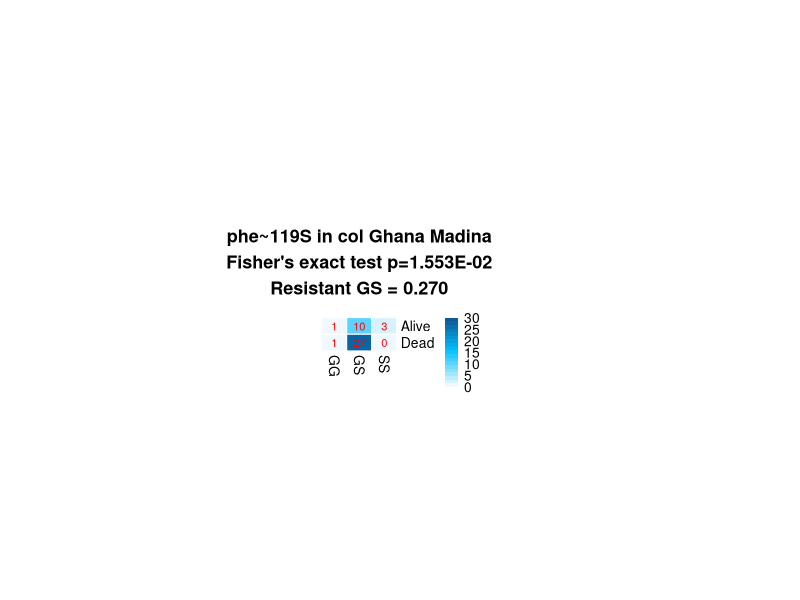
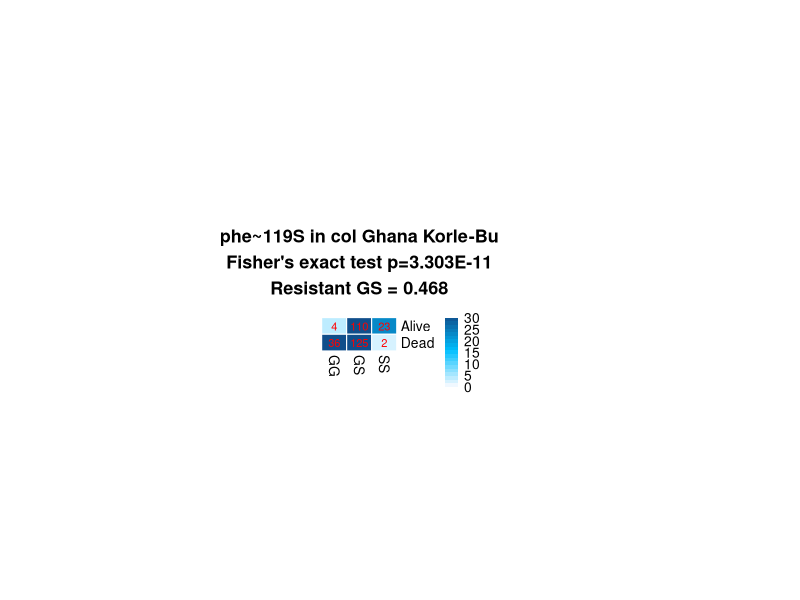
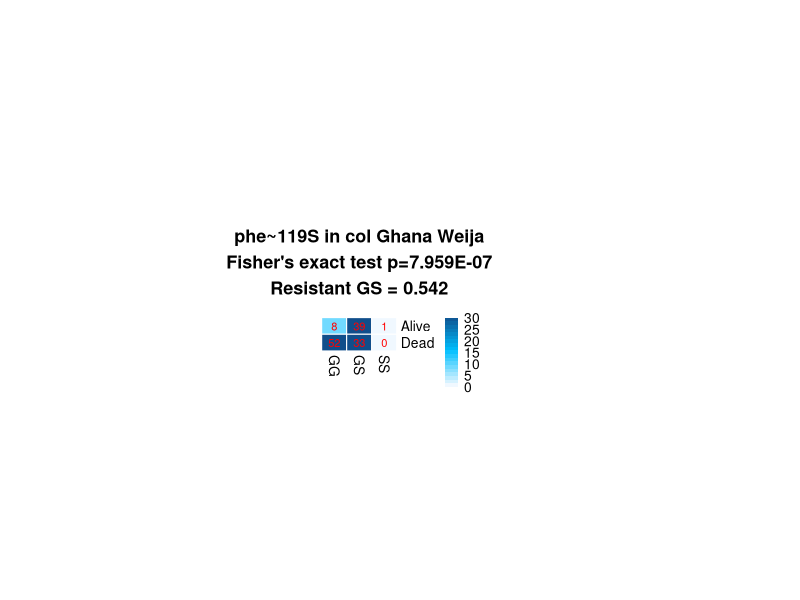
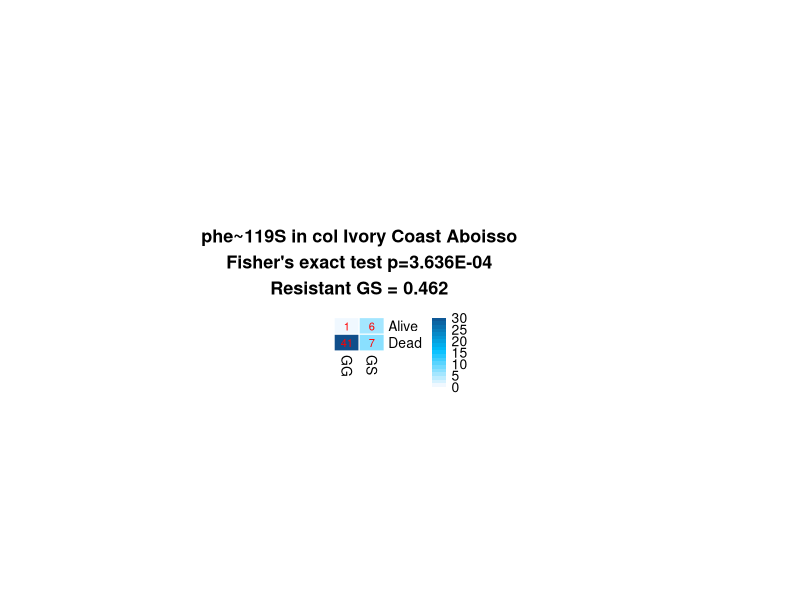
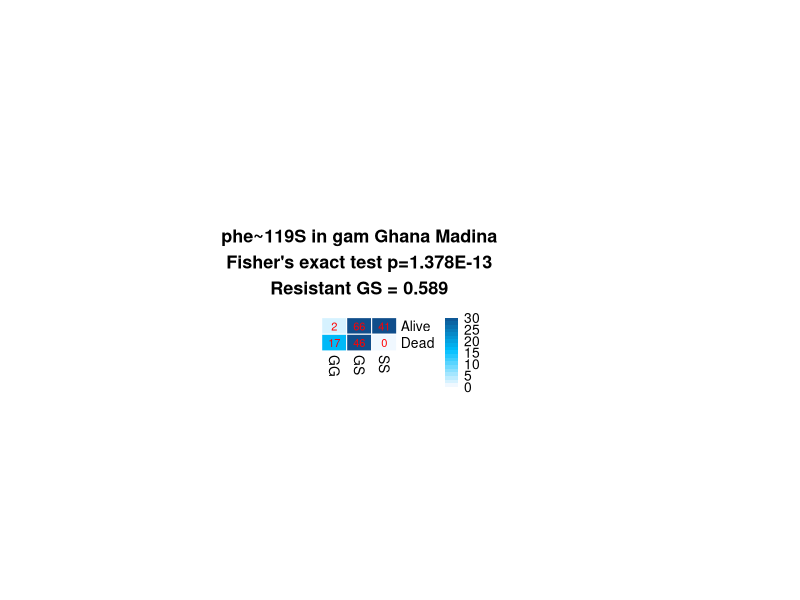
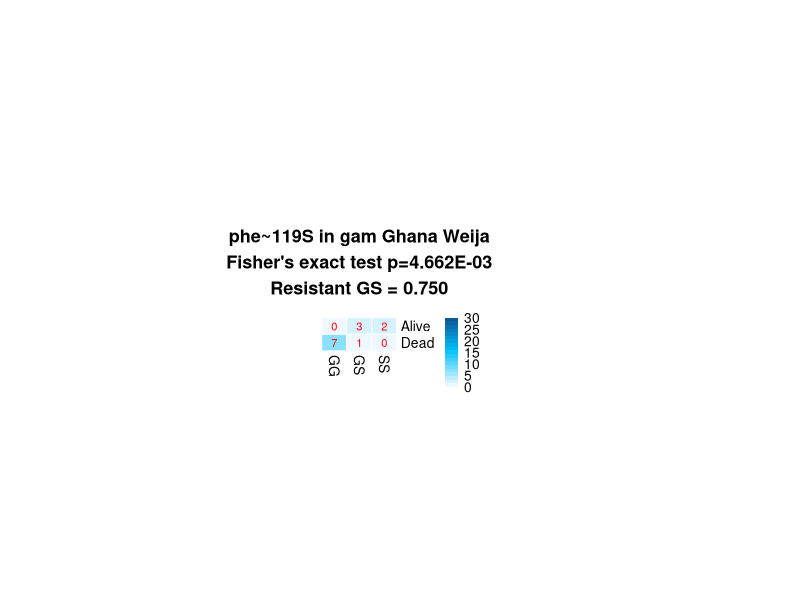
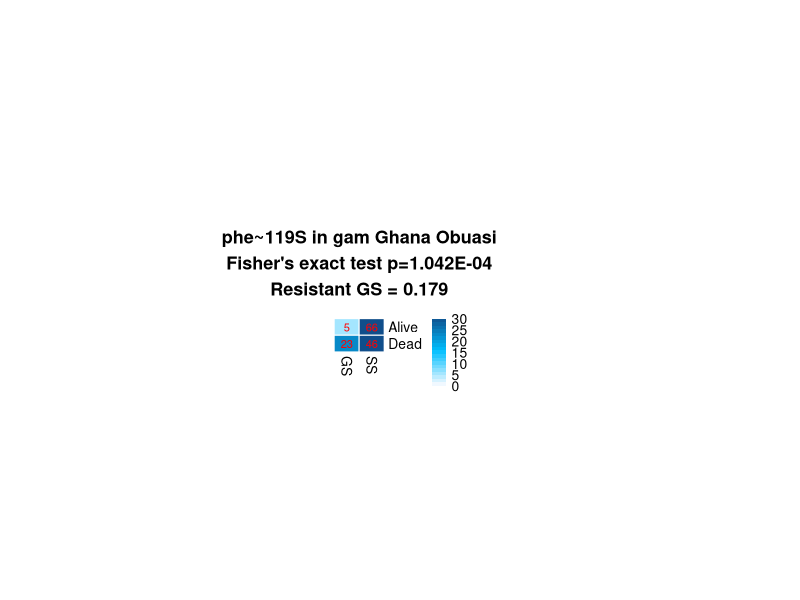
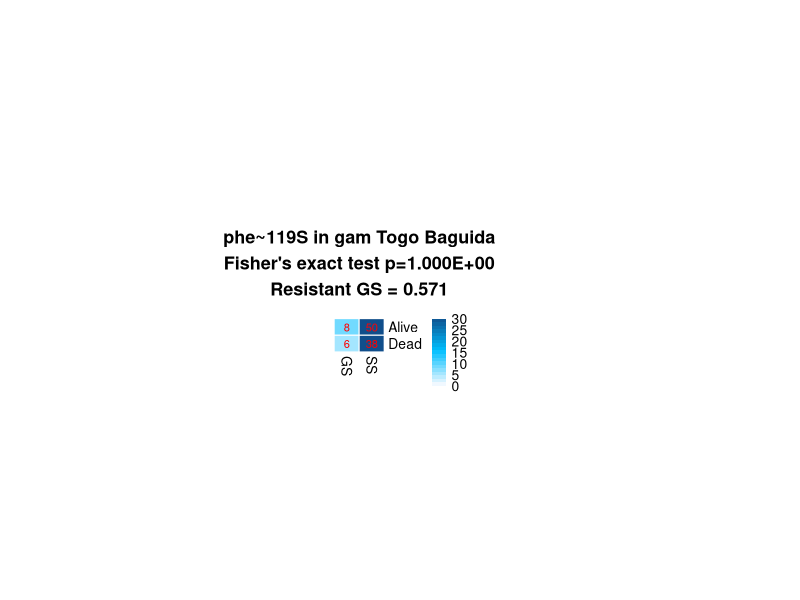

These figures' R source, in order:
### Define input ####

# libraries
library(gmodels)
library(pheatmap)


#### Genotype-phenotype associations: 119S ####

# input: genotyped/phenotyped samples from Biobank (D. Pipini)
dat = read.table("input_genotype-phenotype_2020-02-17.all_data.csv", header = T, sep="\t")
col.fun = colorRampPalette(interpolate="l",c("aliceblue","deepskyblue","dodgerblue4"))


# table genotype-phenotype associations: CNVs
pdf(file="FigY_phe-gty_119S.pdf",height=4,width=4)

# loop with all tests
for (spi in c("col","gam")) {
  for (loi in unique(dat$Location)) {
    dai = dat[dat$Location == loi & dat$Species == spi,]
    country = as.vector(unique(dai$Country))
    if (nrow(dai)>0 && sum(table(dai$phenotype)>1) > 1)  {
      tei = CrossTable(dai$phenotype, dai$Ace1_G119S, fisher=T, prop.r = F, prop.c = F, prop.t = F, expected = T, missing.include = T)
      pheatmap(tei$t, color = col.fun(20), breaks = seq(0,30,length.out = 20), 
               cellwidth = 18, cellheight = 12, na_col = "dodgerblue4",number_color = "red",
               border_color = "white", cluster_cols=F, cluster_rows=F,display_numbers = T,number_format = "%i",
               main=sprintf("phe~119S in %s %s %s\nFisher's exact test p=%.3E\nResistant GS = %.3f",
                            spi, country, loi, tei$fisher.ts$p.value, tei$prop.col[,"GS"]["Alive"]))
    }
  }
}

# add table with ALL col
tei = CrossTable(dat[dat$Species == "col",]$phenotype, dat[dat$Species == "col",]$Ace1_G119S, fisher=T, prop.r = F, prop.c = F, prop.t = F, expected = T, missing.include = T)
pheatmap(tei$t, color = col.fun(20), breaks = seq(0,200,length.out = 20), 
         cellwidth = 18, cellheight = 12, na_col = "dodgerblue4",number_color = "red",
         border_color = "white", cluster_cols=F, cluster_rows=F,display_numbers = T,number_format = "%i",
         main=sprintf("phe~119S in ALL col\nFisher's exact test p=%.3E\nResistant GS = %.3f\nResistant SS = %.3f",
                      tei$fisher.ts$p.value, tei$prop.col[,"GS"]["Alive"], tei$prop.col[,"SS"]["Alive"]))
# add table with ALL gam
tei = CrossTable(dat[dat$Species == "gam",]$phenotype, dat[dat$Species == "gam",]$Ace1_G119S, fisher=T, prop.r = F, prop.c = F, prop.t = F, expected = T, missing.include = T)
pheatmap(tei$t, color = col.fun(20), breaks = seq(0,200,length.out = 20), 
         cellwidth = 18, cellheight = 12, na_col = "dodgerblue4",number_color = "red",
         border_color = "white", cluster_cols=F, cluster_rows=F,display_numbers = T,number_format = "%i",
         main=sprintf("phe~119S in ALL gam\nFisher's exact test p=%.3E\nResistant GS = %.3f\nResistant SS = %.3f",
                      tei$fisher.ts$p.value, tei$prop.col[,"GS"]["Alive"], tei$prop.col[,"SS"]["Alive"]))

dev.off()



#### Plot frequency of each species in each location ####

pdf(file="FigY_populations.pdf",height=12,width=12)

tei = CrossTable(dat$Ace1_G119S, dat$Species, fisher=F, prop.r = F, prop.c = F, prop.t = F, expected = T, missing.include = T)
pheatmap(tei$t, color = col.fun(20), breaks = seq(0,300,length.out = 20), 
         cellwidth = 18, cellheight = 12, na_col = "dodgerblue4",number_color = "red",
         border_color = "white", cluster_cols=F, cluster_rows=F,display_numbers = T,number_format = "%i",
         main=sprintf("genotype~species"))

tei = CrossTable(dat$Location, dat$Species, fisher=F, prop.r = F, prop.c = F, prop.t = F, expected = T, missing.include = T)
pheatmap(tei$t, color = col.fun(20), breaks = seq(0,10,length.out = 20), 
         cellwidth = 18, cellheight = 12, na_col = "dodgerblue4",number_color = "red",
         border_color = "white", cluster_cols=F, cluster_rows=F,display_numbers = T,number_format = "%i",
         main=sprintf("location~species"))

tei = CrossTable(dat$Country, dat$Species, fisher=F, prop.r = F, prop.c = F, prop.t = F, expected = T, missing.include = T)
pheatmap(tei$t, color = col.fun(20), breaks = seq(0,10,length.out = 20), 
         cellwidth = 18, cellheight = 12, na_col = "dodgerblue4",number_color = "red",
         border_color = "white", cluster_cols=F, cluster_rows=F,display_numbers = T,number_format = "%i",
         main=sprintf("country~species"))

tei = CrossTable(dat$Country, dat$Location, fisher=F, prop.r = F, prop.c = F, prop.t = F, expected = T, missing.include = T)
pheatmap(tei$t, color = col.fun(20), breaks = seq(0,10,length.out = 20), 
         cellwidth = 18, cellheight = 12, na_col = "dodgerblue4",number_color = "red",
         border_color = "white", cluster_cols=F, cluster_rows=F,display_numbers = T,number_format = "%i",
         main=sprintf("country~location"))

dev.off()



#### Genotype-phenotype associations: 119S ####
#### TODO: SAME WITH DUPLICATIONS


# pdf(file="FigY_phe-gty_CNVs.pdf",height=12,width=12)
# dev.off()
